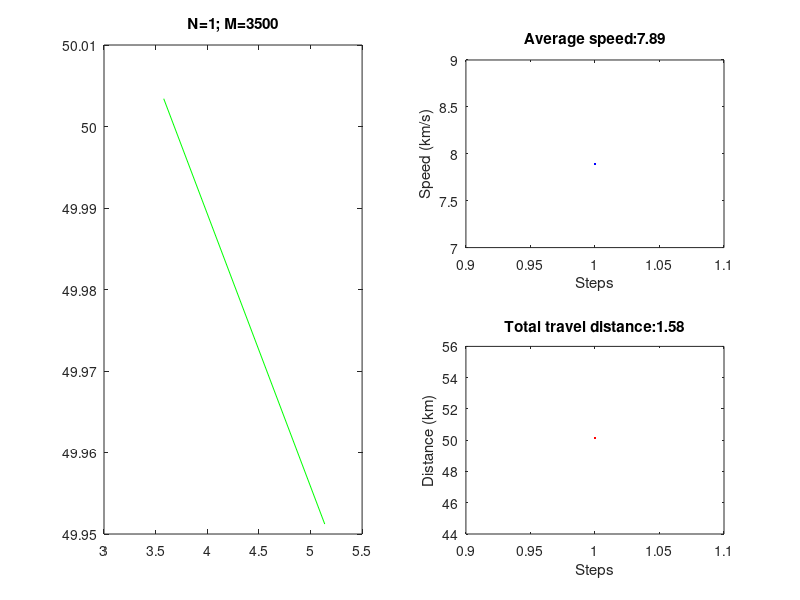

The MATLAB script that drew this image: (Note: this script raises an error after producing the figure.)
close all; clear; clc;		% close all windows
                            % clear variables, and clear screen
disp('Final2 Problem 3');
disp('Jing-Hong Hu; 109550020');

global key_q;
global key_s;
global key_m;
global key_k;
global key_r;
key_q = false;
key_s = false;
key_m = false;
key_k = false;
key_r = true;

h_fig = figure;
set(h_fig,'KeyPressFcn', @m_KeyCallBack_p3); % callback function
t = 0;
tmax = 50;
while t <= tmax
	pause(0.1)
	if (key_k)
		key_k = false;
		N = N+1;
		if N > 10
			N = 10;
		end
	end
	if (key_m)
		key_m = false;
		M = M+100;
		if M > 4000
			M = 4000;
		end
	end
	if (key_r)
		key_r = false;
		t = 0;
		v = [8 0.3];
		p = [2 50];
		dt = 0.2;
		M = 3500;
		m = 0.5;
		h = 0.005;
		d = 0.02;
		x = [];
		y = [];
		p_h = [];
		v_h = [];
		a_h = [];
		d_h = [];
		t_h = [];
		Step = [];
		step = 0;
		N = 1;
		dis = 0;
	end
    if (key_q)
		key_q = false;
        close all;
        disp('Student ID: 109550020');
        disp('Student Name: Jing-Hong Hu');
        return;
    end
    if (key_s)
		key_s = false;
		while(1)
			pause(0.33)
			if(key_s)
				key_s = false;
				break;
			end
		end
    end
	F = -(p*m*M)/(norm(p)*(p*p'));
    a = F/m - h*(v*v')*v/norm(v) - d*v*exp(-sin(5*t)) ;	% acceleration, -d*v is a damping force
    v = v + a*dt;	% velocity
    p = p + v*dt; 	% position
    x = [x p(1)];
    y = [y p(2)];
	p_h = [p_h; p];
	v_h = [v_h norm(v)];
	a_h = [a_h norm(a)];
	d_h = [d_h norm(p)];
	dis = dis + abs(norm(v)*dt);
    step = step+1;
    Step = [Step, step];
    t = t + dt;
    subplot(1,2,1)
    plot(x, y, Color='green')
	title(sprintf('N=%d; M=%d', N, M));
	len = length(p_h(:,1));
	if len > N
		for i = 0:1:N-1
			now = p_h(len-i, :);
			viscircles([now(1), now(2)], 1, Color='red');
		end
	end
    axis([-50 50 -50 50])
	pbaspect([1 1 1])
	subplot(2,2,2)
	plot(Step, v_h, Color='blue')
	title(sprintf("Average speed:%.2f", mean(v_h)));
	xlabel('Steps')
	ylabel('Speed (km/s)')
	subplot(2,2,4)
	plot(Step, d_h, Color='red')
	title(sprintf("Total travel distance:%.2f", dis));
	xlabel('Steps')
	ylabel('Distance (km)')
end
% close all;
disp('Student ID: 109550020');
disp('Student Name: Jing-Hong Hu');

function m_KeyCallBack_p3(src,event)
    disp(event.Key);
    global key_q;
    global key_s;
    global key_m;
    global key_k;
    global key_r;
    switch(event.Key)
        case 'q'
            key_q = true;
        case 's'
            key_s = true;
        case 'k'
            key_k = true;
        case 'm'
            key_m = true;
        case 'r'
            key_r = true;
        otherwise
    end
end